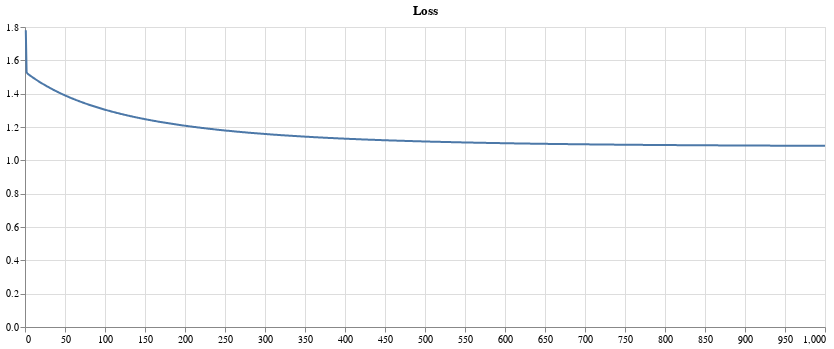

Source (notebook cell):
### Markdown cell above
We can now visualise the loss:

### Code cell
@vlplot(:line, x = {collect(1:1000), type="quantitative"}, y={losses, type="quantitative"}, width=800, title="Loss")

### Figure 1 — Vega-Lite specification as saved in the notebook (floating-point values rounded to 4 significant figures; data arrays with more than 128 entries replaced by an {"elided": "..."} marker saying what was removed)
{"data": {"values": {"elided": "1000 records"}}, "encoding": {"x": {"field": "x", "title": null, "type": "quantitative"}, "y": {"field": "y", "title": null, "type": "quantitative"}}, "mark": "line", "title": "Loss", "width": 800}
